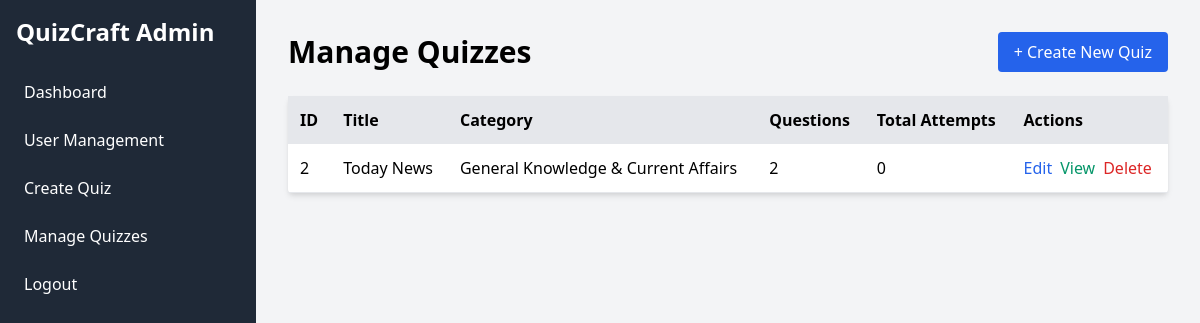
/admin/quizzes.php, run on the app's committed database.
### tables this page shows
CREATE TABLE `quizzes` (
  `id` int(11) NOT NULL,
  `name` varchar(200) NOT NULL,
  `category_id` int(11) NOT NULL
);

CREATE TABLE `categories` (
  `id` int(11) NOT NULL,
  `name` varchar(255) NOT NULL,
  `created_at` timestamp NOT NULL DEFAULT current_timestamp(),
  `updated_at` timestamp NOT NULL DEFAULT current_timestamp() ON UPDATE current_timestamp()
);

### admin/quizzes.php (the view, shortened to what this page needs)
<?php
require_once('../db.php');
$query = "
    SELECT
        q.id,
        q.name,
        qc.name AS category,
        (SELECT COUNT(*) FROM questions WHERE quiz_id = q.id) AS question_count,
        (SELECT COUNT(*) FROM quiz_attempts WHERE quiz_id = q.id) AS attempt_count
    FROM
        quizzes q
    JOIN
        categories qc ON q.category_id = qc.id
    ORDER BY
        q.id DESC
";
$result = mysqli_query($conn, $query);
?>
<!DOCTYPE html>
<html lang="en">
<head>
    <link href="https://cdn.jsdelivr.net/npm/tailwindcss@2.2.19/dist/tailwind.min.css" rel="stylesheet">
</head>
<body class="bg-gray-100">
    <?php include('./sidebar.php'); ?>
    <div class="ml-64 p-8">
        <div class="flex justify-between items-center mb-6">
            <h1 class="text-3xl font-bold">Manage Quizzes</h1>
            <a href="create_quiz.php" class="bg-blue-600 text-white px-4 py-2 rounded hover:bg-blue-700">
                + Create New Quiz
            </a>
        </div>
        <div class="bg-white shadow-md rounded">
            <table class="w-full">
                <thead class="bg-gray-200">
                    <tr>
                        <th class="p-3 text-left">ID</th>
                        <th class="p-3 text-left">Title</th>
                        <th class="p-3 text-left">Category</th>
                        <th class="p-3 text-left">Questions</th>
                        <th class="p-3 text-left">Total Attempts</th>
                        <th class="p-3 text-left">Actions</th>
                    </tr>
                </thead>
                <tbody>
                    <?php while ($quiz = mysqli_fetch_assoc($result)): ?>
                        <tr class="border-b">
                            <td class="p-3"><?php echo $quiz['id']; ?></td>
                            <td class="p-3"><?php echo htmlspecialchars($quiz['name']); ?></td>
                            <td class="p-3"><?php echo htmlspecialchars($quiz['category']); ?></td>
                            <td class="p-3"><?php echo $quiz['question_count']; ?></td>
                            <td class="p-3"><?php echo $quiz['attempt_count']; ?></td>
                            <td class="p-3">
                                <div class="flex space-x-2">
                                    <a href="edit_quiz.php?id=<?php echo $quiz['id']; ?>"
                                        class="text-blue-600 hover:text-blue-800">
                                        Edit
                                    </a>
                                    <a href="quiz_details.php?id=<?php echo $quiz['id']; ?>"
                                        class="text-green-600 hover:text-green-800">
                                        View
                                    </a>
                                    <a href="quizzes.php?delete=<?php echo $quiz['id']; ?>"
                                        onclick="return confirm('Are you sure you want to delete this quiz?');"
                                        class="text-red-600 hover:text-red-800">
                                        Delete
                                    </a>
                                </div>
                            </td>
                        </tr>
                    <?php endwhile; ?>
                </tbody>
            </table>
        </div>
    </div>
</body>
</html>

### data on the page
quizzes: id "2", name "Today News", category.name "General Knowledge & Current Affairs", question_count "2", attempt_count "0"
